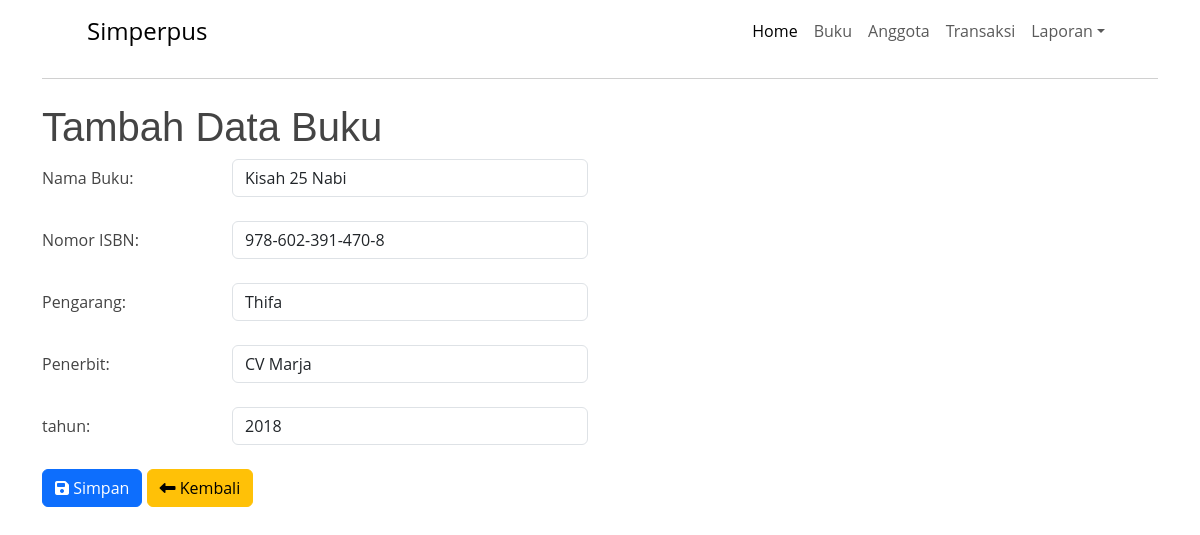
Page /src/view/buku_add.php?id=1 on the committed database.
### tables this page shows
CREATE TABLE `buku` (
  `id` int(11) NOT NULL,
  `judul_buku` varchar(100) NOT NULL,
  `isbn` varchar(20) NOT NULL,
  `pengarang` varchar(20) NOT NULL,
  `penerbit` varchar(20) NOT NULL,
  `tahun` year(4) NOT NULL
);

### src/view/buku_add.php (the view, shortened to what this page needs)
<!DOCTYPE html>
<html lang="en">
<head>
    <link href="https://cdn.jsdelivr.net/npm/bootstrap@5.3.0/dist/css/bootstrap.min.css" rel="stylesheet" />
    <link rel="stylesheet" href="https://cdnjs.cloudflare.com/ajax/libs/font-awesome/6.4.0/css/all.min.css" />
    <link rel="stylesheet" href="../css/main.css" />
</head>
<body>
    <?php
    require '../utils/navbar.php';
    ?>
    <div class="container mt-4">
        <h1>Tambah Data Buku</h1>
        <?php
        require '../../koneksi.php';
        if (@$_GET['id']) {
            $id = $_GET['id'];
            $query = "SELECT * FROM buku WHERE id = '$id'";
            $data_buku = mysqli_query($koneksi, $query);
            $buku = mysqli_fetch_array($data_buku);
        }
        ?>
        <form action="../controller/buku_act.php" method="POST" enctype="multipart/form-data">
            <div class="row mb-4">
                <label for="judul_buku" class="col-lg-2 col-form-label">Nama Buku: </label>
                <div class="col-lg-4">
                    <input type="text" name="judul_buku" id="judul_buku" class="form-control" value="<?= @$buku['judul_buku'] ?>" />
                </div>
            </div>
            <div class="row mb-4">
                <label for="isbn" class="col-lg-2 col-form-label">Nomor ISBN: </label>
                <div class="col-lg-4">
                    <input type="text" name="isbn" id="isbn" class="form-control" value="<?= @$buku['isbn'] ?>" />
                </div>
            </div>
            <div class="row mb-4">
                <label for="pengarang" class="col-lg-2 col-form-label">Pengarang: </label>
                <div class="col-lg-4">
                    <input type="text" name="pengarang" id="pengarang" class="form-control" value="<?= @$buku['pengarang'] ?>" />
                </div>
            </div>
            <div class="row mb-4">
                <label for="penerbit" class="col-lg-2 col-form-label">Penerbit: </label>
                <div class="col-lg-4">
                    <input type="text" name="penerbit" id="penerbit" class="form-control" value="<?= @$buku['penerbit'] ?>" />
                </div>
            </div>
            <div class="row mb-4">
                <label for="tahun" class="col-lg-2 col-form-label">tahun: </label>
                <div class="col-lg-4">
                    <input type="text" name="tahun" id="tahun" class="form-control" value="<?= @$buku['tahun'] ?>" />
                </div>
            </div>
            <div class="row mb-4">
                <div class="col-lg-4">
                    <button type="submit" class="btn btn-primary"><i class="fa-solid fa-floppy-disk"></i> Simpan</button>
                    <a href="buku_read.php" class="btn btn-warning"><i class="fa-solid fa-left-long"></i> Kembali</a>
                </div>
            </div>
        </form>
    </div>
</body>
</html>

### src/css/main.css (style rules this page uses)
body { font-family: "Open Sans", sans-serif; color: #444444; }
a { color: #4154f1; text-decoration: none; }
h1, h2, h3, h4, h5, h6 { font-family: "Arial", sans-serif; }

### rows in the picture
buku: judul_buku "Kisah 25 Nabi", isbn "978-602-391-470-8", pengarang "Thifa", penerbit "CV Marja", tahun "2018"
